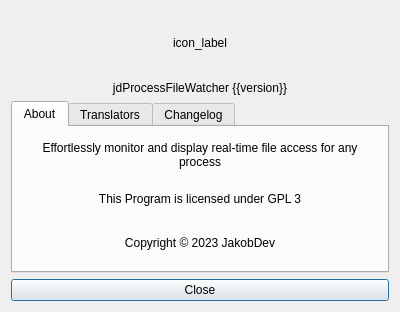
<?xml version="1.0" encoding="UTF-8"?>
<ui version="4.0">
 <class>AboutDialog</class>
 <widget class="QDialog" name="AboutDialog">
  <property name="geometry">
   <rect>
    <x>0</x>
    <y>0</y>
    <width>400</width>
    <height>312</height>
   </rect>
  </property>
  <property name="windowTitle">
   <string>About</string>
  </property>
  <layout class="QVBoxLayout" name="verticalLayout">
   <item>
    <widget class="QLabel" name="icon_label">
     <property name="sizePolicy">
      <sizepolicy hsizetype="Preferred" vsizetype="Preferred">
       <horstretch>0</horstretch>
       <verstretch>0</verstretch>
      </sizepolicy>
     </property>
     <property name="minimumSize">
      <size>
       <width>64</width>
       <height>64</height>
      </size>
     </property>
     <property name="text">
      <string notr="true">icon_label</string>
     </property>
     <property name="alignment">
      <set>Qt::AlignCenter</set>
     </property>
    </widget>
   </item>
   <item>
    <widget class="QLabel" name="version_label">
     <property name="text">
      <string notr="true">jdProcessFileWatcher {{version}}</string>
     </property>
     <property name="alignment">
      <set>Qt::AlignCenter</set>
     </property>
    </widget>
   </item>
   <item>
    <widget class="QTabWidget" name="tab_widget">
     <property name="currentIndex">
      <number>0</number>
     </property>
     <widget class="QWidget" name="tab">
      <attribute name="title">
       <string>About</string>
      </attribute>
      <layout class="QVBoxLayout" name="verticalLayout_2">
       <item>
        <widget class="QLabel" name="label">
         <property name="text">
          <string>Effortlessly monitor and display real-time file access for any process</string>
         </property>
         <property name="alignment">
          <set>Qt::AlignCenter</set>
         </property>
         <property name="wordWrap">
          <bool>true</bool>
         </property>
        </widget>
       </item>
       <item>
        <widget class="QLabel" name="label_2">
         <property name="text">
          <string>This Program is licensed under GPL 3</string>
         </property>
         <property name="alignment">
          <set>Qt::AlignCenter</set>
         </property>
        </widget>
       </item>
       <item>
        <widget class="QLabel" name="label_3">
         <property name="text">
          <string notr="true">Copyright © 2023 JakobDev</string>
         </property>
         <property name="alignment">
          <set>Qt::AlignCenter</set>
         </property>
        </widget>
       </item>
      </layout>
     </widget>
     <widget class="QWidget" name="tab_2">
      <attribute name="title">
       <string>Translators</string>
      </attribute>
      <layout class="QVBoxLayout" name="verticalLayout_3">
       <item>
        <widget class="QLabel" name="label_4">
         <property name="text">
          <string>The following people translated jdProcessFileWatcher:</string>
         </property>
         <property name="alignment">
          <set>Qt::AlignCenter</set>
         </property>
         <property name="wordWrap">
          <bool>true</bool>
         </property>
        </widget>
       </item>
       <item>
        <widget class="QTextEdit" name="translators_edit">
         <property name="readOnly">
          <bool>true</bool>
         </property>
        </widget>
       </item>
      </layout>
     </widget>
     <widget class="QWidget" name="tab_3">
      <attribute name="title">
       <string>Changelog</string>
      </attribute>
      <layout class="QVBoxLayout" name="verticalLayout_4">
       <item>
        <widget class="QTextEdit" name="changelog_edit">
         <property name="readOnly">
          <bool>true</bool>
         </property>
        </widget>
       </item>
      </layout>
     </widget>
    </widget>
   </item>
   <item>
    <widget class="QPushButton" name="close_button">
     <property name="text">
      <string>Close</string>
     </property>
    </widget>
   </item>
  </layout>
 </widget>
 <resources/>
 <connections/>
</ui>
